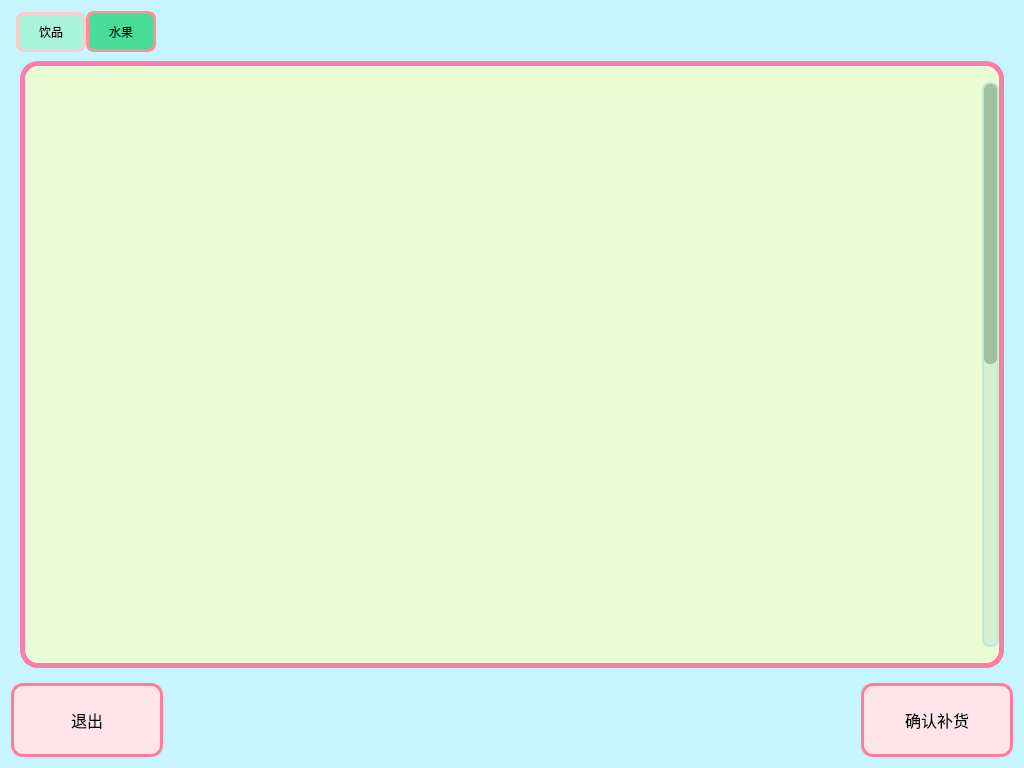
<?xml version="1.0" encoding="UTF-8"?>
<ui version="4.0">
 <class>AdminInterface</class>
 <widget class="QWidget" name="AdminInterface">
  <property name="geometry">
   <rect>
    <x>0</x>
    <y>0</y>
    <width>1024</width>
    <height>768</height>
   </rect>
  </property>
  <property name="sizePolicy">
   <sizepolicy hsizetype="Fixed" vsizetype="Fixed">
    <horstretch>0</horstretch>
    <verstretch>0</verstretch>
   </sizepolicy>
  </property>
  <property name="minimumSize">
   <size>
    <width>1024</width>
    <height>768</height>
   </size>
  </property>
  <property name="maximumSize">
   <size>
    <width>1024</width>
    <height>768</height>
   </size>
  </property>
  <property name="windowTitle">
   <string>Form</string>
  </property>
  <property name="styleSheet">
   <string notr="true">#AdminInterface{	
	background-color: rgb(198, 245, 255);
}

QTableWidget{	
	background-color: rgba(252, 255, 189,170);
	border: 5px solid rgb(255, 110, 255);
	border-color: rgb(255, 123, 169);
	border-radius: 18px;
}

QPushButton{
	background-color: rgb(255, 229, 235);
	border: 3px solid rgb(255, 125, 153);
    border-radius: 12px;
}

QPushButton:pressed {
    background-color: qlineargradient(x1: 0, y1: 0, x2: 0, y2: 1,
                                        stop: 0 #dadbde, stop: 1 #f6f7fa);
	border: 3px solid rgb(255, 174, 192);
}

QTabWidget::tab-bar {
    left: 5px; /* move to the right by 5px */
}

QTabBar::tab {    
	background-color: rgb(170, 244, 220);
    border: 3px solid rgb(255, 202, 206);
    border-bottom-color: rgb(255, 202, 206); /* same as the pane color */
    border-top-left-radius: 8px;
    border-top-right-radius: 8px;
	border-bottom-left-radius: 8px;
	border-bottom-right-radius: 8px;
    padding: 2px;
	min-height: 30px;
	min-width : 60px;
}

QTabBar::tab:selected, QTabBar::tab:hover {		
	background-color: rgb(212, 255, 241);
}

QTabBar::tab:selected {	
	background-color: rgb(72, 221, 152);
	border: 3px solid rgb(255, 143, 145);
    border-bottom-color: rgb(255, 143, 145); /* same as pane color */
}

QTabBar::tab:!selected {
    margin-top: 1px; /* make non-selected tabs look smaller */
}

QTableView::item:selected{
    selection-background-color: rgba(0, 0, 0, 0);
}

QTabWidget:pane{
	border-top:  0px hidden rgba(0,0,0,0);
	background:  transparent; 
}

/*滚动条样式*/

/*****滚动条样式*****************************************************************************/

QScrollBar:vertical{

margin:16px 0px 16px 0px;

background-color:rgba(0,0,0,0);

/*border:0px;*/
border: 2px solid rgb(255, 110, 255);
border-color: rgba(179, 226, 205, 150);
background-color: rgba(176, 216, 203, 90);
border-radius: 8px;
width:17px;
}

QScrollBar::handle:vertical{

background-color: rgba(129, 168, 130, 170);
border-radius:6px;

width:13px;

}

QScrollBar::handle:vertical:hover{
background-color:rgba(111, 152, 133,180);
}

QScrollBar::sub-line:vertical{

subcontrol-position:top;

subcontrol-origin:margin;

background-color:rgba(0,0,0,0);

border:0px hidden rgba(0,0,0,0);

height:0px;

}

QScrollBar::add-line:vertical{

subcontrol-position:bottom;

subcontrol-origin:margin;

background-color:rgba(0,0,0,0);

border:0px hidden rgba(0,0,0,0);

height:0px;

}

/*
QScrollBar::up-arrow:vertical{

border-image:url(:/commonImg/Resources/image/common/arrowUp.png);

width:12px;

height:6px;

}

QScrollBar::down-arrow:vertical{

border-image:url(:/commonImg/Resources/image/common/arrowDown.png);

width:12px;

height:6px;

}
*/

QScrollBar::sub-page:vertical,QScrollBar::add-page:vertical{

background-color:rgba(0,0,0,0);

}</string>
  </property>
  <layout class="QVBoxLayout" name="verticalLayout_2" stretch="16">
   <item>
    <layout class="QVBoxLayout" name="verticalLayout" stretch="9,1">
     <item>
      <widget class="QTabWidget" name="tabWidget">
       <property name="font">
        <font>
         <family>楷体</family>
        </font>
       </property>
       <property name="styleSheet">
        <string notr="true"/>
       </property>
       <property name="tabPosition">
        <enum>QTabWidget::North</enum>
       </property>
       <property name="currentIndex">
        <number>1</number>
       </property>
       <widget class="QWidget" name="tab">
        <attribute name="title">
         <string>饮品</string>
        </attribute>
        <layout class="QGridLayout" name="gridLayout">
         <item row="1" column="0">
          <widget class="QTableWidget" name="tableWidget_drink">
           <property name="verticalScrollBarPolicy">
            <enum>Qt::ScrollBarAsNeeded</enum>
           </property>
           <property name="horizontalScrollBarPolicy">
            <enum>Qt::ScrollBarAlwaysOff</enum>
           </property>
           <property name="showGrid">
            <bool>false</bool>
           </property>
           <attribute name="horizontalHeaderVisible">
            <bool>false</bool>
           </attribute>
           <attribute name="horizontalHeaderMinimumSectionSize">
            <number>0</number>
           </attribute>
           <attribute name="horizontalHeaderDefaultSectionSize">
            <number>188</number>
           </attribute>
           <attribute name="horizontalHeaderStretchLastSection">
            <bool>true</bool>
           </attribute>
           <attribute name="verticalHeaderVisible">
            <bool>false</bool>
           </attribute>
           <attribute name="verticalHeaderMinimumSectionSize">
            <number>0</number>
           </attribute>
           <attribute name="verticalHeaderDefaultSectionSize">
            <number>340</number>
           </attribute>
           <attribute name="verticalHeaderStretchLastSection">
            <bool>true</bool>
           </attribute>
           <row>
            <property name="text">
             <string>新建行</string>
            </property>
           </row>
           <row>
            <property name="text">
             <string>新建行</string>
            </property>
           </row>
           <row>
            <property name="text">
             <string>新建行</string>
            </property>
           </row>
           <column>
            <property name="text">
             <string>新建列</string>
            </property>
           </column>
           <column>
            <property name="text">
             <string>新建列</string>
            </property>
           </column>
           <column>
            <property name="text">
             <string>新建列</string>
            </property>
           </column>
           <column>
            <property name="text">
             <string>新建列</string>
            </property>
           </column>
           <column>
            <property name="text">
             <string>新建列</string>
            </property>
           </column>
          </widget>
         </item>
        </layout>
       </widget>
       <widget class="QWidget" name="tab_2">
        <attribute name="title">
         <string>水果</string>
        </attribute>
        <layout class="QGridLayout" name="gridLayout_3">
         <item row="0" column="0">
          <widget class="QTableWidget" name="tableWidget_fruit">
           <property name="verticalScrollBarPolicy">
            <enum>Qt::ScrollBarAsNeeded</enum>
           </property>
           <property name="horizontalScrollBarPolicy">
            <enum>Qt::ScrollBarAlwaysOff</enum>
           </property>
           <property name="showGrid">
            <bool>false</bool>
           </property>
           <attribute name="horizontalHeaderVisible">
            <bool>false</bool>
           </attribute>
           <attribute name="horizontalHeaderMinimumSectionSize">
            <number>0</number>
           </attribute>
           <attribute name="horizontalHeaderDefaultSectionSize">
            <number>188</number>
           </attribute>
           <attribute name="horizontalHeaderStretchLastSection">
            <bool>true</bool>
           </attribute>
           <attribute name="verticalHeaderVisible">
            <bool>false</bool>
           </attribute>
           <attribute name="verticalHeaderMinimumSectionSize">
            <number>0</number>
           </attribute>
           <attribute name="verticalHeaderDefaultSectionSize">
            <number>340</number>
           </attribute>
           <attribute name="verticalHeaderStretchLastSection">
            <bool>true</bool>
           </attribute>
           <row>
            <property name="text">
             <string>新建行</string>
            </property>
           </row>
           <row>
            <property name="text">
             <string>新建行</string>
            </property>
           </row>
           <column>
            <property name="text">
             <string>新建列</string>
            </property>
           </column>
           <column>
            <property name="text">
             <string>新建列</string>
            </property>
           </column>
           <column>
            <property name="text">
             <string>新建列</string>
            </property>
           </column>
           <column>
            <property name="text">
             <string>新建列</string>
            </property>
           </column>
           <column>
            <property name="text">
             <string>新建列</string>
            </property>
           </column>
          </widget>
         </item>
        </layout>
       </widget>
      </widget>
     </item>
     <item>
      <layout class="QHBoxLayout" name="horizontalLayout" stretch="2,2,5,2,2">
       <item>
        <widget class="QPushButton" name="pushButton_quit">
         <property name="sizePolicy">
          <sizepolicy hsizetype="Expanding" vsizetype="Expanding">
           <horstretch>0</horstretch>
           <verstretch>0</verstretch>
          </sizepolicy>
         </property>
         <property name="font">
          <font>
           <family>楷体</family>
           <pointsize>12</pointsize>
          </font>
         </property>
         <property name="text">
          <string>退出</string>
         </property>
        </widget>
       </item>
       <item>
        <spacer name="horizontalSpacer">
         <property name="orientation">
          <enum>Qt::Horizontal</enum>
         </property>
         <property name="sizeHint" stdset="0">
          <size>
           <width>40</width>
           <height>20</height>
          </size>
         </property>
        </spacer>
       </item>
       <item>
        <widget class="QLabel" name="label_warning">
         <property name="font">
          <font>
           <family>楷体</family>
           <pointsize>12</pointsize>
           <weight>75</weight>
           <bold>true</bold>
          </font>
         </property>
         <property name="text">
          <string/>
         </property>
         <property name="alignment">
          <set>Qt::AlignCenter</set>
         </property>
        </widget>
       </item>
       <item>
        <spacer name="horizontalSpacer_2">
         <property name="orientation">
          <enum>Qt::Horizontal</enum>
         </property>
         <property name="sizeHint" stdset="0">
          <size>
           <width>40</width>
           <height>20</height>
          </size>
         </property>
        </spacer>
       </item>
       <item>
        <widget class="QPushButton" name="pushButton_ack">
         <property name="sizePolicy">
          <sizepolicy hsizetype="Expanding" vsizetype="Expanding">
           <horstretch>0</horstretch>
           <verstretch>0</verstretch>
          </sizepolicy>
         </property>
         <property name="font">
          <font>
           <family>楷体</family>
           <pointsize>12</pointsize>
          </font>
         </property>
         <property name="text">
          <string>确认补货</string>
         </property>
        </widget>
       </item>
      </layout>
     </item>
    </layout>
   </item>
  </layout>
 </widget>
 <resources/>
 <connections/>
</ui>
